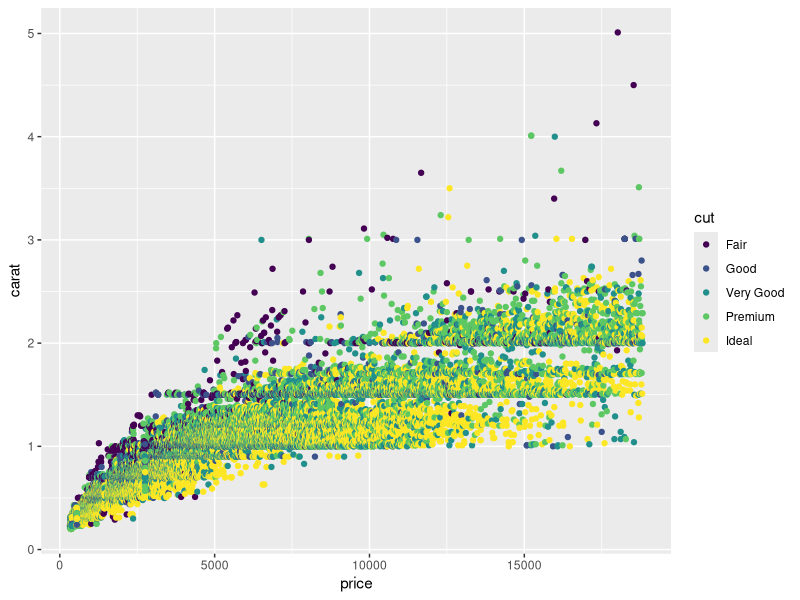
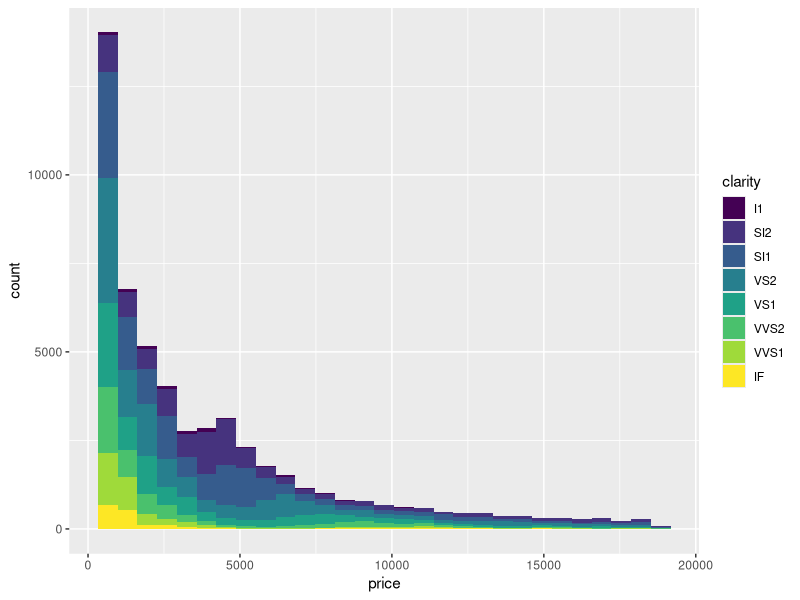

These charts were generated, in order, by the following R code:
rm(list=ls())
library(ggplot2)

plot = ggplot(diamonds, aes(x=price))

plot +
  geom_point(aes(y=carat, color=cut))

plot +
  geom_histogram(aes(fill=clarity), binwidth=650)

  
